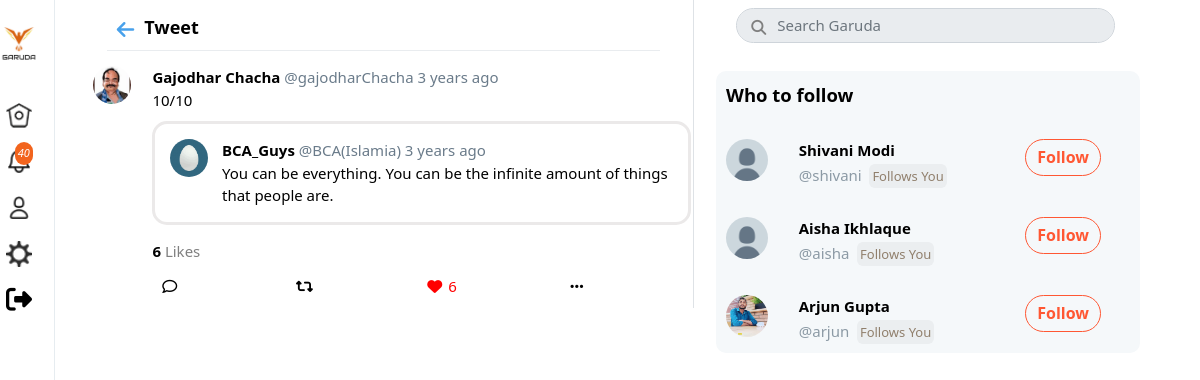
The page /status/711 (signed in) on the database its author committed.
### tables this page shows
CREATE TABLE `users` (
  `id` int(11) NOT NULL,
  `username` varchar(40) NOT NULL,
  `email` varchar(255) NOT NULL,
  `password` varchar(32) NOT NULL,
  `name` varchar(40) NOT NULL,
  `img` varchar(255) NOT NULL DEFAULT 'default.jpg',
  `imgCover` varchar(255) NOT NULL DEFAULT 'cover.png',
  `bio` varchar(140) NOT NULL DEFAULT '',
  `location` varchar(255) NOT NULL DEFAULT '',
  `website` varchar(255) NOT NULL DEFAULT ''
);

CREATE TABLE `posts` (
  `id` int(11) NOT NULL,
  `user_id` int(11) NOT NULL,
  `post_on` datetime NOT NULL
);

CREATE TABLE `retweets` (
  `post_id` int(11) NOT NULL,
  `retweet_msg` varchar(140) DEFAULT NULL,
  `tweet_id` int(11) DEFAULT NULL,
  `retweet_id` int(11) DEFAULT NULL
);

CREATE TABLE `tweets` (
  `post_id` int(11) NOT NULL,
  `status` varchar(140) DEFAULT NULL,
  `img` text DEFAULT NULL
);

### status.php (the view, shortened to what the rows shown need)
<?php
   include 'core/init.php';
   $user_id = $_SESSION['user_id'];
   $tweet_id =  $_GET['post_id'];
   $tweet = Tweet::getData($tweet_id);
   $who_users = Follow::whoToFollow($user_id);
?>
<!DOCTYPE html>
<html lang="en">
<head>
    <link rel="stylesheet" href="assets/css/bootstrap.min.css">
    <link rel="stylesheet" href="assets/css/all.min.css">
    <link rel="stylesheet" href="assets/css/home_style.css?v=<?php echo time(); ?>">
</head>
<body>
    <div id="mine">
      <div class="grid-posts">
        <div class="border-right">
          <?php
                $retweet_comment =false;
                $qoq = false;
            if (Tweet::isTweet($tweet->id)) {
              $tweet_user = User::getData($tweet->user_id) ;
              $tweet_real = Tweet::getTweet($tweet->id);
              $timeAgo = Tweet::getTimeAgo($tweet->post_on) ;
              $likes_count = Tweet::countLikes($tweet->id) ;
              $user_like_it = Tweet::userLikeIt($user_id ,$tweet->id);
              $retweets_count = Tweet::countRetweets($tweet->id) ;
              $user_retweeted_it = Tweet::userRetweeetedIt($user_id ,$tweet->id);
            } else if (Tweet::isRetweet($tweet->id)) {
              $retweet = Tweet::getRetweet($tweet->id);
              if ($retweet->retweet_msg == null) {
                    if ($retweet->retweet_id == null) {
                      $retweeted_tweet = Tweet::getTweet($retweet->tweet_id);
                    $tweet_user = User::getData($retweeted_tweet->user_id) ;
                    $tweet_real = Tweet::getTweet($retweet->tweet_id);
                    $timeAgo = Tweet::getTimeAgo($tweet_real->post_on) ;
                    $likes_count = Tweet::countLikes($retweet->tweet_id) ;
                    $user_like_it = Tweet::userLikeIt($user_id ,$retweet->tweet_id);
                    $retweets_count = Tweet::countRetweets($retweet->tweet_id) ;
                    $user_retweeted_it = Tweet::userRetweeetedIt($user_id ,$retweet->tweet_id);
                    $retweeted_user = User::getData($tweet->user_id);
                    $retweet_sign = true;
                    } else {
                    $retweeted_tweet = Tweet::getRetweet($retweet->retweet_id);
                        if($retweeted_tweet->tweet_id != null) {
                        $tweet_user = User::getData($retweeted_tweet->user_id) ;
                        $timeAgo = Tweet::getTimeAgo($retweeted_tweet->post_on) ;
                        $likes_count = Tweet::countLikes($retweeted_tweet->post_id) ;
                        $user_like_it = Tweet::userLikeIt($user_id ,$retweeted_tweet->post_id);
                        $retweets_count = Tweet::countRetweets($retweeted_tweet->post_id) ;
                        $user_retweeted_it = Tweet::userRetweeetedIt($user_id ,$retweeted_tweet->post_id);
                        $tweet_inner = Tweet::getTweet($retweeted_tweet->tweet_id);
                        $user_inner_tweet = User::getData($tweet_inner->user_id) ;
                        $timeAgo_inner = Tweet::getTimeAgo($tweet_inner->post_on);
                        $retweeted_user = User::getData($tweet->user_id);
                        $retweet_sign = true;
                        $qoute = $retweeted_tweet->retweet_msg;
                        $retweet_comment = true;
                        } else {
                        $retweet_sign = true;
                        $tweet_user = User::getData($retweeted_tweet->user_id) ;
                         $timeAgo = Tweet::getTimeAgo($retweeted_tweet->post_on) ;
                        $likes_count = Tweet::countLikes($retweeted_tweet->post_id) ;
                        $user_like_it = Tweet::userLikeIt($user_id ,$retweeted_tweet->post_id);
                        $retweets_count = Tweet::countRetweets($retweeted_tweet->post_id) ;
                        $user_retweeted_it = Tweet::userRetweeetedIt($user_id ,$retweeted_tweet->post_id);
                        $qoq = true;
                        $qoute = $retweeted_tweet->retweet_msg;
                        $tweet_inner = Tweet::getRetweet($retweeted_tweet->retweet_id);
                        $user_inner_tweet = User::getData($tweet_inner->user_id) ;
                        $timeAgo_inner = Tweet::getTimeAgo($tweet_inner->post_on);
                        $inner_qoute  = $tweet_inner->retweet_msg;
                        $retweeted_user = User::getData($tweet->user_id);
                        }
                    }
            } else {
              if ($retweet->retweet_id == null) {
              $tweet_user = User::getData($tweet->user_id) ;
              $timeAgo = Tweet::getTimeAgo($tweet->post_on) ;
              $likes_count = Tweet::countLikes($tweet->id) ;
              $qoute = $retweet->retweet_msg;
              $retweet_comment = true;
              $tweet_inner = Tweet::getTweet($retweet->tweet_id);
              $user_inner_tweet = User::getData($tweet_inner->user_id) ;
              $timeAgo_inner = Tweet::getTimeAgo($tweet_inner->post_on);
            }
            }
            }
            ?>
          <div class="box-tweet feed" style="position: relative;" >
            <div class="grid-tweet">
                <a style="position: relative; z-index:1000" href="<?php echo $tweet_user->username;  ?>">
                <img
                src="assets/images/users/<?php echo $tweet_user->img; ?>"
                alt=""
                class="img-user-tweet"
                />
                </a >
                <div>
                <p>
                <a style="position: relative; z-index:1000; color:black" href="<?php echo $tweet_user->username;  ?>">
                <strong> <?php echo $tweet_user->name ?> </strong>
                </a>
                  <span class="username-twitter">@<?php echo $tweet_user->username ?> </span>
                  <span class="username-twitter"><?php echo $timeAgo ?></span>
                </p>
                <p>
                  <?php
                  if ($retweet_comment || $qoq)
                  echo  Tweet::getTweetLinks($qoute);
                  else echo  Tweet::getTweetLinks($tweet_real->status); ?>
                </p>
                  <?php if ($retweet_comment == false && $qoq == false) { ?>
                <?php if ($tweet_real->img != null) { ?>
                <p class="mt-post-tweet">
                  <img
                    src="assets/images/tweets/<?php echo $tweet_real->img; ?>"
                    alt=""
                    class="img-post-tweet"
                  />
                </p>
               <?php } } else { ?>
                  <div  class="mt-post-tweet comment-post" style="position: relative;">
                    <a href="status/<?php echo $tweet_inner->id; ?>">
                          <span class="" style="position:absolute; width:100%; height:100%; top:0;left: 0; z-index: 2;"></span>
                       </a>
                  <div class="grid-tweet py-3 "  >
                  <a style="position: relative; z-index:1000" href="<?php echo $user_inner_tweet->username;  ?>">
                    <img
                    src="assets/images/users/<?php echo $user_inner_tweet->img; ?>"
                    alt=""
                    class="img-user-tweet"
                    />
                    </a >
                    <div>
                    <p>
                    <a style="position: relative; z-index:1000; color:black" href="<?php echo $user_inner_tweet->username;  ?>">
                    <strong> <?php echo $user_inner_tweet->name ?> </strong>
                    </a>
                  <span class="username-twitter">@<?php echo $user_inner_tweet->username ?> </span>
                  <span class="username-twitter"><?php echo $timeAgo_inner ?></span>
                </p>
                <p>
                  <?php
                    if ($qoq)
                    echo Tweet::getTweetLinks($inner_qoute);
                    else  echo  Tweet::getTweetLinks($tweet_inner->status); ?>
                </p>
              </div>
            </div>
                </div>
                <?php } ?>
                <div class="row home-follow pt-3">
                        <?php if($likes_count > 0)  { ?>
                        <div class="col-md-2 users-count">
                        </div>
                        <?php } ?>
                  </div>
                <div class="grid-reactions">
                  <div class="grid-box-reaction">
                  </div>
                  <div class="grid-box-reaction">
                  </div>
                  <div  class="grid-box-reaction"  >
                </div>
                  <div class="grid-box-reaction">
                  </div>
                </div>
              </div>
            </div>
          </div>
        </div>
        <div class="wrapper-right">
          <div class="box-share">
            <?php
            foreach($who_users as $user) {
               $user_follow = Follow::isUserFollow($user_id , $user->id) ;
               ?>
          <div class="grid-share">
          <a style="position: relative; z-index:5; color:black" href="<?php echo $user->username;  ?>">
                      <img
                        src="assets/images/users/<?php echo $user->img; ?>"
                        alt=""
                        class="img-share"
                      />
                    </a>
                    <div>
                      <p>
                      <a style="position: relative; z-index:5; color:black" href="<?php echo $user->username;  ?>">
                      <strong><?php echo $user->name; ?></strong>
                      </a>
                    </p>
                      <p class="username">@<?php echo $user->username; ?>
                      <?php if (Follow::FollowsYou($user->id , $user_id)) { ?>
                  <span class="ml-1 follows-you">Follows You</span></p>
                  <?php } ?></p></p>
                    </div>
                    <div>
                      <button class="follow-btn follow-btn-m
                      <?= $user_follow ? 'following' : 'follow' ?>"
                      data-follow="<?php echo $user->id; ?>"
                      data-user="<?php echo $user_id; ?>"
                      data-profile="<?php echo $u_id; ?>"
                      style="font-weight: 700;">
                      <?php if($user_follow) { ?>
                        Following
                      <?php } else {  ?>
                          Follow
                        <?php }  ?>
                      </button>
                    </div>
                  </div>
                  <?php }?>
          </div>
        </div>
      </div>
      </div>
</body>
</html>

### core/classes/Tweet.php (shortened to what the rows shown need)
<?php
class Tweet extends User {
        public static function getTimeAgo($timestamp){
            $time_ago        = strtotime($timestamp);
            $current_time = strtotime(date("Y-m-d H:i:s"));
            $time_difference = $current_time - $time_ago;
            $seconds         = $time_difference;
            $minutes = round($seconds / 60);
            $hours   = round($seconds / 3600);
            $days    = round($seconds / 86400);
            $weeks   = round($seconds / 604800);
            $months  = round($seconds / 2629440);
            $years   = round($seconds / 31553280);
            if ($seconds <= 60){
            return "just now";
            } else if ($minutes <= 60){
            if ($minutes == 1){
                return "one minute ago";
            } else {
                return "$minutes minutes ago";
            }
            } else if ($hours <= 24){
            if ($hours == 1){
                return "an hour ago";
            } else {
                return "$hours hrs ago";
            }
            } else if ($days <= 7){
            if ($days == 1){
                return "yesterday";
            } else {
                return "$days days ago";
            }
            } else if ($weeks <= 4.3){
            if ($weeks == 1){
                return "a week ago";
            } else {
                return "$weeks weeks ago";
            }
            } else if ($months <= 12){
            if ($months == 1){
                return "a month ago";
            } else {
                return "$months months ago";
            }
            } else {
            if ($years == 1){
                return "one year ago";
            } else {
                return "$years years ago";
            }
            }
        }
        public static function getTweetLinks($tweet){
            $tweet = preg_replace("/(https?:\/\/)([\w]+.)([\w\.]+)/", "<a href='$0' target='_blink'>$0</a>", $tweet);
            $tweet = preg_replace("/#([\w]+)/", "<a class='hash-tweet' href='#'>$0</a>", $tweet);
            $tweet = preg_replace("/@([\w]+)/", "<a class='hash-tweet' href=' ".BASE_URL."$1'>$0</a>", $tweet);
            return $tweet;
        }
        public static function countLikes($post_id) {
            $stmt = self::connect()->prepare("SELECT COUNT(post_id) as count FROM `likes`
            WHERE post_id = :post_id");
            $stmt->bindParam(":post_id" , $post_id , PDO::PARAM_STR);
            $stmt->execute();
            $count = $stmt->fetch(PDO::FETCH_OBJ);
            return $count->count;
        }
        public static function getTweet($tweet_id){
            $stmt = self::connect()->prepare("SELECT * FROM `tweets` JOIN `posts`
            on posts.id = tweets.post_id
            WHERE `post_id` = :tweet_id");
            $stmt->bindParam(":tweet_id", $tweet_id, PDO::PARAM_INT);
            $stmt->execute();
            return $stmt->fetch(PDO::FETCH_OBJ);
        }
        public static function getRetweet($tweet_id){
            $stmt = self::connect()->prepare("SELECT * FROM `retweets` JOIN `posts`
            on id = post_id
            WHERE `post_id` = :tweet_id");
            $stmt->bindParam(":tweet_id", $tweet_id, PDO::PARAM_INT);
            $stmt->execute();
            return $stmt->fetch(PDO::FETCH_OBJ);
        }
        public static function getData($id) {
            $stmt = self::connect()->prepare("SELECT * from `posts` WHERE `id` = :id");
            $stmt->bindParam(":id" , $id , PDO::PARAM_STR);
            $stmt->execute();
        return $stmt->fetch(PDO::FETCH_OBJ);
     }
}

### rows shown on the page
users: img (picture), name "Gajodhar Chacha", username "gajodharChacha"
posts: post_on "3 years ago"
retweets: retweet_msg "10/10"
users: img (picture), name "BCA_Guys", username "BCA(Islamia)"
tweets: post_id.post_on "3 years ago", status "You can be everything. You can be the infinite amount of things that people are."
users: img (placeholder picture), name "Shivani Modi", username "shivani"
users: img (placeholder picture), name "Aisha Ikhlaque", username "aisha"
users: img (picture), name "Arjun Gupta", username "arjun"

### other values the page prints
$notify_count "40"
$likes_count "6"
